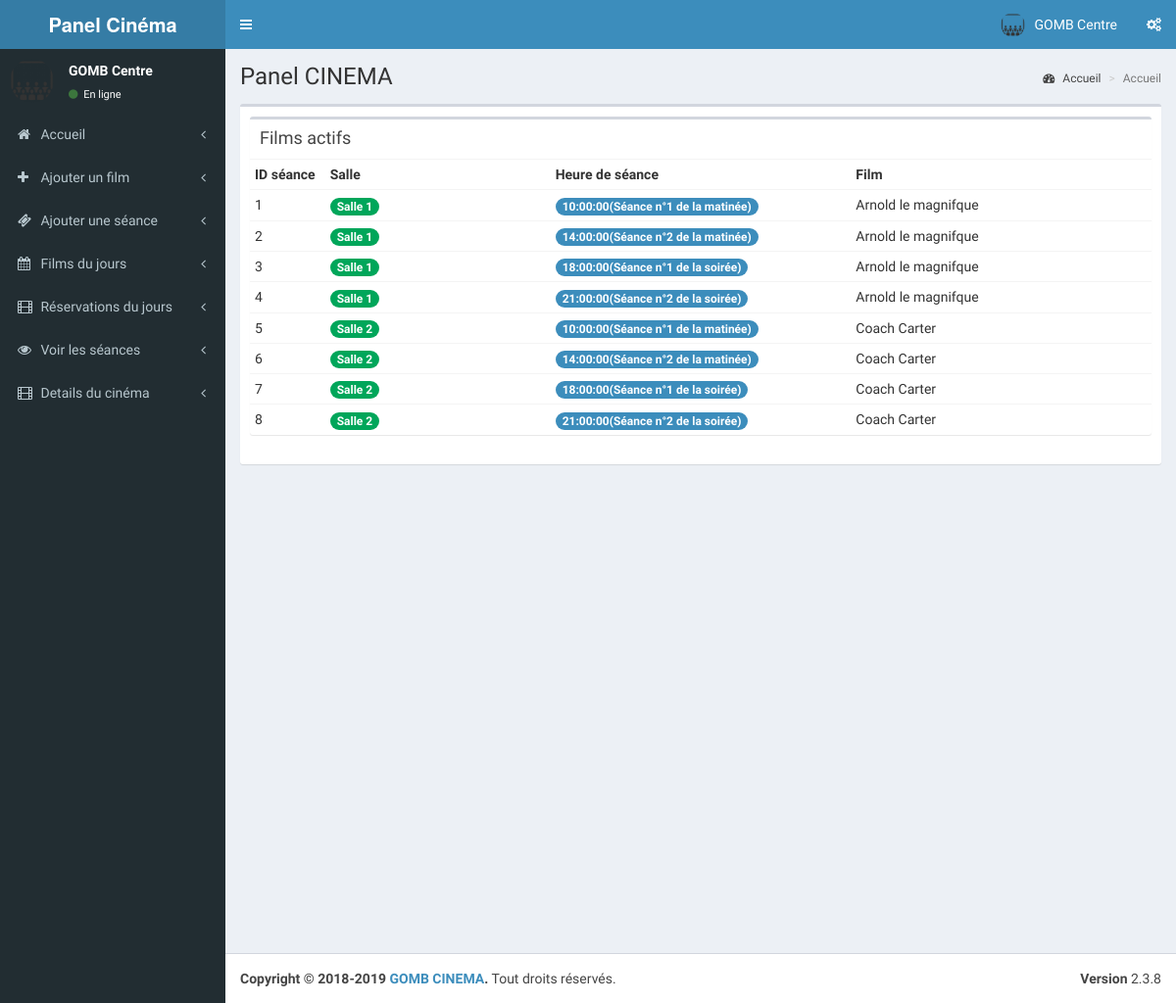
/cinema/pages/index.php (signed in), run on an earlier commit of the app's database.
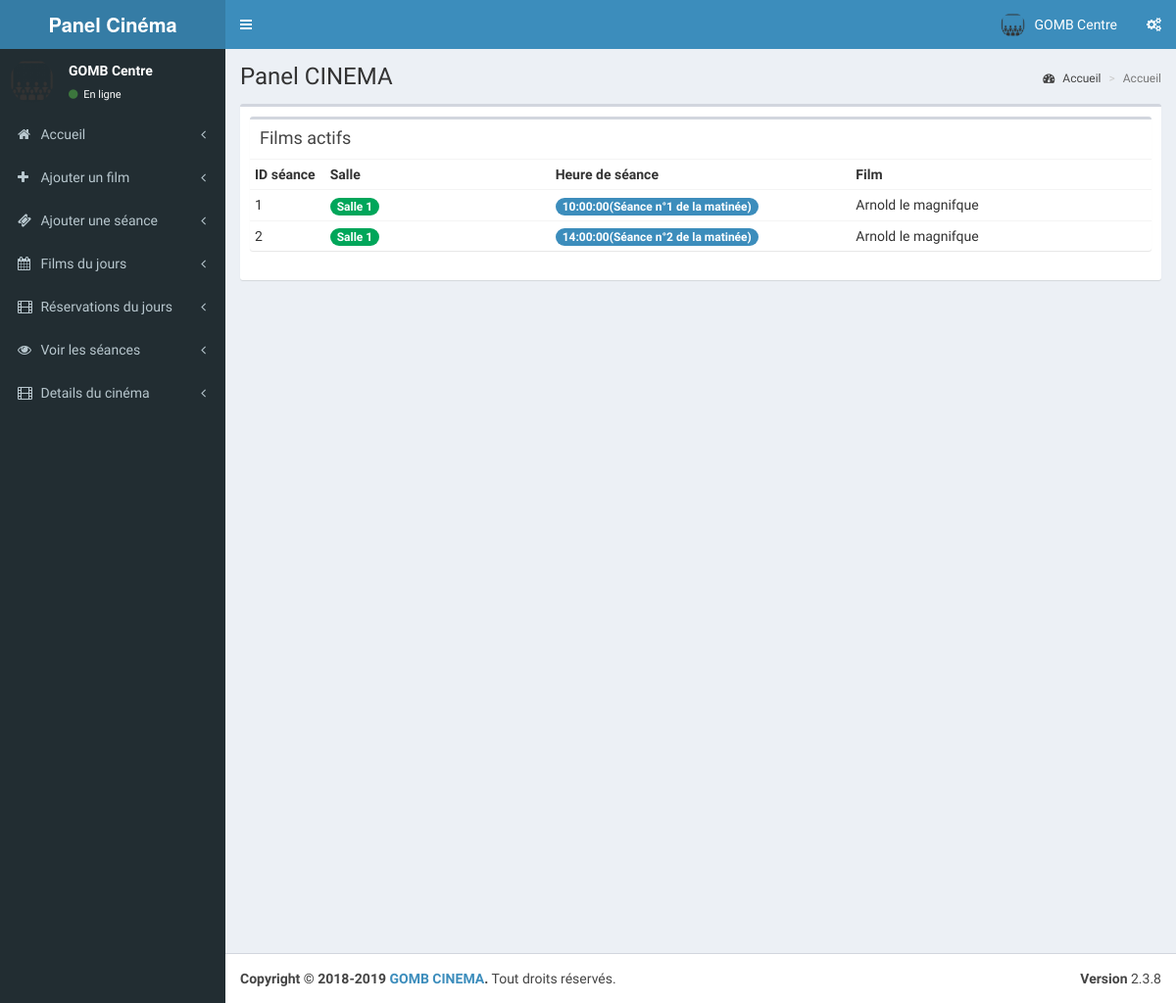
And on a later commit of the database.
### tables this page shows
CREATE TABLE IF NOT EXISTS `tbl_shows` (
  `s_id` int(11) NOT NULL AUTO_INCREMENT,
  `st_id` int(11) NOT NULL COMMENT 'show time id',
  `theatre_id` int(11) NOT NULL,
  `movie_id` int(11) NOT NULL,
  `start_date` date NOT NULL,
  `status` int(11) NOT NULL COMMENT '1 means show available',
  `r_status` int(11) NOT NULL,
  PRIMARY KEY (`s_id`)
);

CREATE TABLE IF NOT EXISTS `tbl_screens` (
  `screen_id` int(11) NOT NULL AUTO_INCREMENT,
  `t_id` int(11) NOT NULL COMMENT 'theatre id',
  `screen_name` varchar(110) NOT NULL,
  `seats` int(11) NOT NULL COMMENT 'number of seats',
  `charge` int(11) NOT NULL,
  PRIMARY KEY (`screen_id`)
);

CREATE TABLE IF NOT EXISTS `tbl_show_time` (
  `st_id` int(11) NOT NULL AUTO_INCREMENT,
  `screen_id` int(11) NOT NULL,
  `name` varchar(40) NOT NULL COMMENT 'noon,second,etc',
  `start_time` time NOT NULL,
  PRIMARY KEY (`st_id`)
);

CREATE TABLE IF NOT EXISTS `tbl_movie` (
  `movie_id` int(11) NOT NULL AUTO_INCREMENT,
  `t_id` int(11) NOT NULL COMMENT 'theatre id',
  `movie_name` varchar(100) NOT NULL,
  `cast` varchar(500) NOT NULL,
  `desc` varchar(1000) NOT NULL,
  `release_date` date NOT NULL,
  `image` varchar(200) NOT NULL,
  `video_url` varchar(200) NOT NULL,
  `status` int(1) NOT NULL COMMENT '0 means active ',
  PRIMARY KEY (`movie_id`)
);

### cinema/pages/index.php (the view)
<?php
include('header.php');
?>
  <div class="content-wrapper">
    <section class="content-header">
      <h1>
        Panel CINEMA
      </h1>
      <ol class="breadcrumb">
        <li><a href="index"><i class="fa fa-dashboard"></i> Accueil</a></li>
        <li class="active">Accueil</li>
      </ol>
    </section>
    <section class="content">
      <div class="box">
        <div class="box-body">
            <div class="box">
            <div class="box-header">
              <h3 class="box-title">Films actifs</h3>
            </div>
            <div class="box-body no-padding">
              <table class="table table-condensed">
                <tr>
                  <th class="col-md-1">ID séance</th>
                  <th class="col-md-3">Salle</th>
                  <th class="col-md-4">Heure de séance</th>
                  <th class="col-md-4">Film</th>
                </tr>
                <?php
					$qry8=mysqli_query($con,"select * from tbl_shows where r_status=1 and theatre_id='".$_SESSION['theatre']."'");
					$no=1;
					while($mn=mysqli_fetch_array($qry8))
					{
					 $qry9=mysqli_query($con,"select * from tbl_movie where movie_id='".$mn['movie_id']."'");
					 $mov=mysqli_fetch_array($qry9);
					 $qry10=mysqli_query($con,"select * from tbl_show_time where st_id='".$mn['st_id']."'");
					 $scr=mysqli_fetch_array($qry10);
					 $qry11=mysqli_query($con,"select * from tbl_screens where screen_id='".$scr['screen_id']."'");
					 $scn=mysqli_fetch_array($qry11);
					?>
                <tr>
                  <td><?php echo $no;?></td>
                  <td><span class="badge bg-green"><?php echo $scn['screen_name'];?></span></td>
                  <td><span class="badge bg-light-blue"><?php echo $scr['start_time'];?>(<?php echo utf8_encode($scr['name']);?>)</span></td>
                  <td><?php echo $mov['movie_name'];?></td>
                  </tr>
                  <?php
					       $no=$no+1;
					}
                  ?>
              </table>
            </div>
          </div>
        </div>
      </div>
    </section>
  </div>
  <?php
include('footer.php');
?>

What changed in the data, as far as the page shows it:
no longer on this page (row edited): tbl_shows: tbl_screens.screen_name "Salle 1", st.start_time "18:00:00", st.name "Séance n°1 de la soirée", movie.movie_name "Arnold le magnifque"
no longer on this page (row edited): tbl_shows: tbl_screens.screen_name "Salle 1", st.start_time "21:00:00", st.name "Séance n°2 de la soirée", movie.movie_name "Arnold le magnifque"
no longer on this page (row edited): tbl_shows: tbl_screens.screen_name "Salle 2", st.start_time "10:00:00", st.name "Séance n°1 de la matinée", movie.movie_name "Coach Carter"
no longer on this page (row edited): tbl_shows: tbl_screens.screen_name "Salle 2", st.start_time "14:00:00", st.name "Séance n°2 de la matinée", movie.movie_name "Coach Carter"
no longer on this page (row edited): tbl_shows: tbl_screens.screen_name "Salle 2", st.start_time "18:00:00", st.name "Séance n°1 de la soirée", movie.movie_name "Coach Carter"
no longer on this page (row edited): tbl_shows: tbl_screens.screen_name "Salle 2", st.start_time "21:00:00", st.name "Séance n°2 de la soirée", movie.movie_name "Coach Carter"
